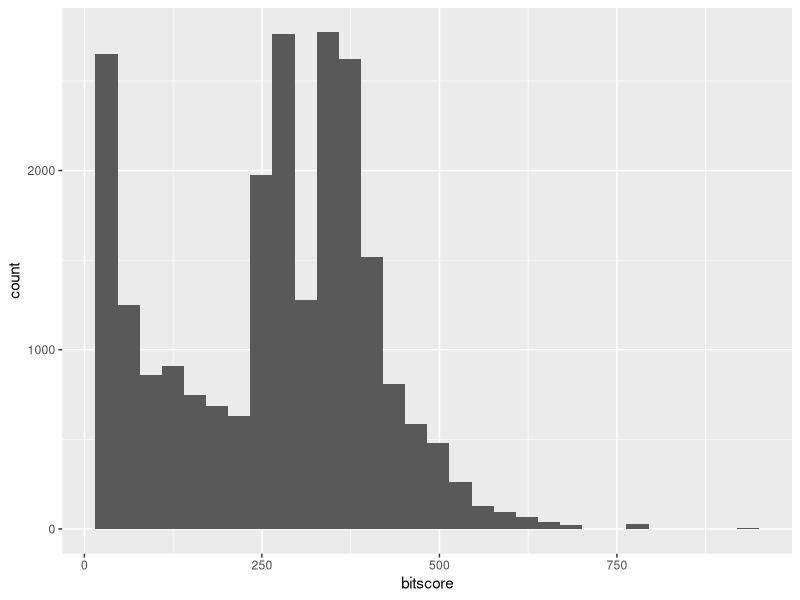
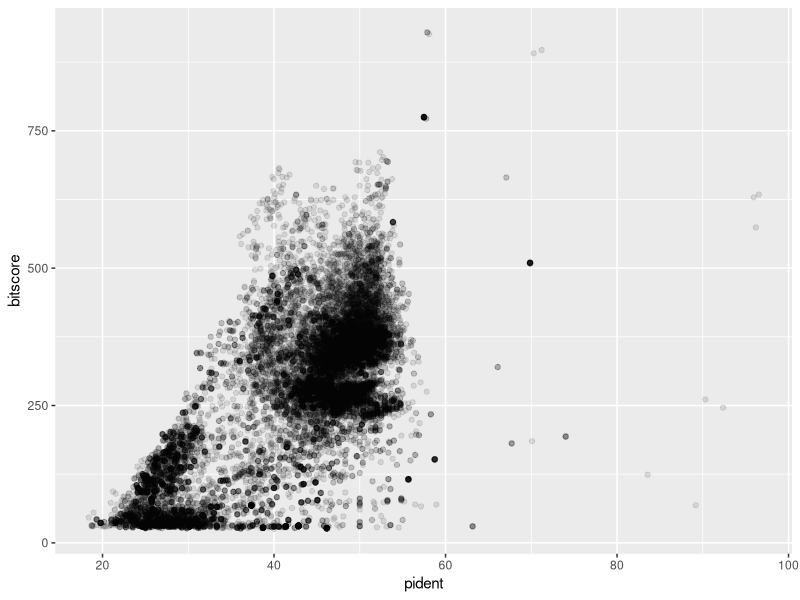
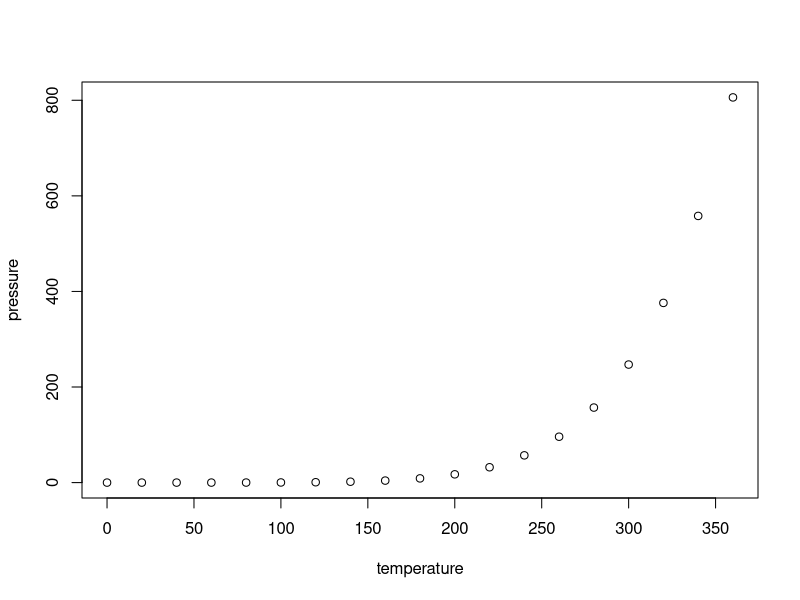

These figures' R source, in order:
## ---- chunk 1
library(readr)
data <- read_tsv("mm-second.x.zebrafish.tsv", col_names = c("qseqid", "sseqid", "pident", "length", "mismatch", "gapopen", "qstart", "qend", "sstart", "send", "evalue", "bitscore"))
## ---- chunk 2
head(data)
## ---- chunk 3
library(ggplot2)
ggplot(data, aes(x=bitscore), breaks = 30) + 
  geom_histogram()
## ---- chunk 4
ggplot(data, aes(pident, bitscore)) + geom_point(alpha=0.1) 
## ---- chunk 5
summary(cars)
## ---- chunk 6
plot(pressure)
